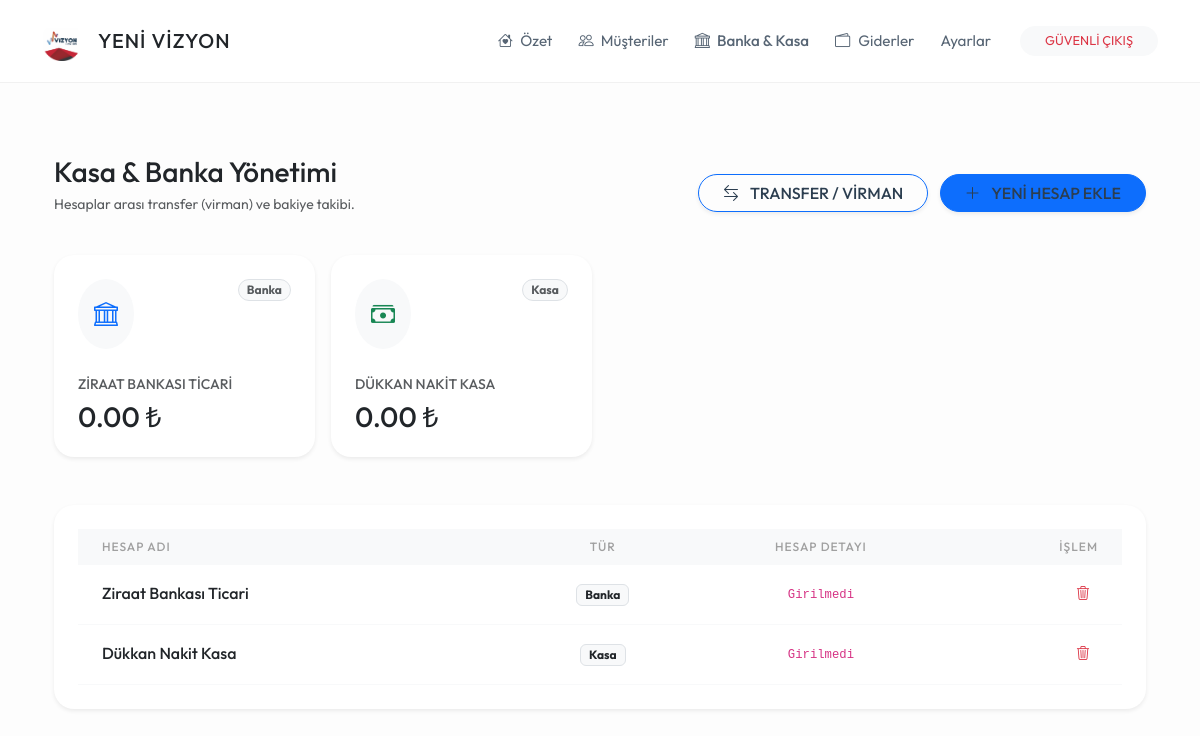
The app's page /kasa_banka_yonetimi (signed in) with its own data.
### models.py (models this page shows)
class BankaKasa(db.Model):
    id = db.Column(db.Integer, primary_key=True)
    ad = db.Column(db.String(100), nullable=False) # Örn: Ziraat Bankası, Merkez Kasa
    tur = db.Column(db.String(50), default='Banka') # Banka, Kasa, POS
    hesap_no = db.Column(db.String(50)) # İsteğe bağlı hesap numarası
    durum = db.Column(db.String(20), default='Aktif')
    musteri_odemeleri = db.relationship('Odeme', backref='kasa_kaydi', lazy=True)
    tedarikci_odemeleri = db.relationship('TedarikciOdeme', backref='kasa_kaydi', lazy=True)
    isletme_giderleri = db.relationship('Gider', backref='kasa_kaydi', lazy=True)

### routes/genel_isler.py (the view)
@genel_bp.route('/kasa_banka_yonetimi')
def kasa_banka_yonetimi():
    if 'logged_in' not in session:
        return redirect(url_for('genel.index'))
    kasalar = BankaKasa.query.all()
    kasa_ozetleri = []
    for k in kasalar:
        toplam_gelir = sum(o.tutar for o in k.musteri_odemeleri)
        toplam_gider = sum(g.tutar for g in k.isletme_giderleri)
        toplam_tedarikci = sum(t.tutar for t in k.tedarikci_odemeleri)
        gelen_transfer = sum(tr.tutar for tr in Transfer.query.filter_by(hedef_hesap_id=k.id).all())
        giden_transfer = sum(tr.tutar for tr in Transfer.query.filter_by(kaynak_hesap_id=k.id).all())
        bakiye = (toplam_gelir + gelen_transfer) - (toplam_gider + toplam_tedarikci + giden_transfer)
        kasa_ozetleri.append({
            'id': k.id,
            'ad': k.ad,
            'tur': k.tur,
            'hesap_no': k.hesap_no,
            'bakiye': round(bakiye, 2)
        })
    return render_template('kasa_yonetimi.html', kasalar=kasa_ozetleri)

### templates/kasa_yonetimi.html (shortened to what this page needs)
{% extends "base.html" %}
{% block content %}
<div class="container-fluid py-4">
    <div class="row mb-4 align-items-center">
        <div class="col-md-6">
            <h3 class="fw-bold text-dark mb-1">Kasa & Banka Yönetimi</h3>
            <p class="text-muted small">Hesaplar arası transfer (virman) ve bakiye takibi.</p>
        </div>
        <div class="col-md-6 text-md-end">
            <button class="btn btn-outline-primary shadow-sm rounded-pill px-4 fw-bold me-2" data-bs-toggle="modal" data-bs-target="#transferModal">
                <i class="bi bi-arrow-left-right me-2"></i> TRANSFER / VİRMAN
            </button>
            <button class="btn btn-primary shadow-sm rounded-pill px-4 fw-bold" data-bs-toggle="modal" data-bs-target="#kasaEkleModal">
                <i class="bi bi-plus-lg me-2"></i> YENİ HESAP EKLE
            </button>
        </div>
    </div>
    <div class="row g-3 mb-5">
        {% for k in kasalar %}
        <div class="col-md-3 col-6">
            <div class="card card-custom p-4 border-0 shadow-sm h-100" style="border-radius: 20px;">
                <div class="d-flex justify-content-between align-items-start mb-2">
                    <div class="rounded-circle bg-light p-3">
                        <i class="bi {% if k.tur == 'Banka' %}bi-bank text-primary{% elif k.tur == 'POS' %}bi-credit-card text-warning{% else %}bi-cash-stack text-success{% endif %} fs-4"></i>
                    </div>
                    <span class="badge rounded-pill bg-light text-muted border px-2 py-1 small">{{ k.tur }}</span>
                </div>
                <div class="mt-3">
                    <div class="text-muted small fw-bold mb-1 text-uppercase">{{ k.ad }}</div>
                    <div class="h3 fw-bold mb-0 {% if k.bakiye < 0 %}text-danger{% else %}text-dark{% endif %}">
                        {{ "{:,.2f}".format(k.bakiye) }} ₺
                    </div>
                </div>
            </div>
        </div>
        {% endfor %}
    </div>
    <div class="card card-custom border-0 shadow-sm overflow-hidden" style="border-radius: 20px;">
        <table class="table table-hover align-middle mb-0">
            <thead class="bg-light text-center small text-uppercase text-muted">
                <tr>
                    <th class="ps-4 text-start">Hesap Adı</th>
                    <th>Tür</th>
                    <th>Hesap Detayı</th>
                    <th class="text-end pe-4">İşlem</th>
                </tr>
            </thead>
            <tbody class="text-center">
                {% for k in kasalar %}
                <tr>
                    <td class="ps-4 text-start fw-bold text-dark">{{ k.ad }}</td>
                    <td><span class="badge bg-light text-dark border">{{ k.tur }}</span></td>
                    <td class="text-muted small"><code>{{ k.hesap_no or 'Girilmedi' }}</code></td>
                    <td class="text-end pe-4">
                        <a href="{{ url_for('genel.kasa_banka_sil', id=k.id) }}" onclick="return confirm('Silmek istediğinize emin misiniz?');" class="btn btn-sm text-danger border-0">
                            <i class="bi bi-trash3"></i>
                        </a>
                    </td>
                </tr>
                {% endfor %}
            </tbody>
        </table>
    </div>
</div>
{% endblock %}

### templates/base.html (shortened to what this page needs)
<!DOCTYPE html>
<html lang="tr">
<head>
    <link href="https://cdn.jsdelivr.net/npm/bootstrap@5.3.0/dist/css/bootstrap.min.css" rel="stylesheet">
    <link rel="stylesheet" href="https://cdn.jsdelivr.net/npm/bootstrap-icons@1.11.0/font/bootstrap-icons.css">
</head>
<body>
<nav class="navbar navbar-expand-lg navbar-yvr sticky-top">
    <div class="container">
        <a class="navbar-brand d-flex align-items-center" href="/">
            <img src="/static/logo.png" alt="YVR Logo" onerror="this.src='https://via.placeholder.com/40x40?text=YVR'">
            <span class="ms-3 fw-bold text-dark" style="letter-spacing: 1px;">YENİ VİZYON</span>
        </a>
        <div class="collapse navbar-collapse" id="navbarNav">
            <ul class="navbar-nav ms-auto align-items-center">
                <li class="nav-item"><a class="nav-link" href="/"><i class="bi bi-house-heart me-1"></i> Özet</a></li>
                <li class="nav-item"><a class="nav-link" href="/musteriler"><i class="bi bi-people me-1"></i> Müşteriler</a></li>
                <li class="nav-item"><a class="nav-link text-dark fw-bold" href="{{ url_for('genel.kasa_banka_yonetimi') }}"><i class="bi bi-bank me-1"></i> Banka & Kasa </a></li>
                <li class="nav-item"><a class="nav-link text-white d-flex align-items-center" href="{{ url_for('gider.giderler') }}"><i class="bi bi-wallet2 me-2"></i> <span>Giderler</span></a></li>
                <li class="nav-item"><a class="nav-link" href="{{ url_for('genel.ayarlar') }}"> Ayarlar</a></li>
                <li class="nav-item ms-lg-3"><a class="btn btn-light btn-sm px-4 rounded-pill text-danger" href="/logout" style="font-size: 0.8rem;">GÜVENLİ ÇIKIŞ</a></li>
            </ul>
        </div>
    </div>
</nav>
<div class="container py-5">
    {% block content %}{% endblock %}
</div>
</body>
</html>

### templates/base.html (style rules this page uses)
:root { --yvr-bg: #fdfdfd; --yvr-card-bg: #ffffff; --yvr-primary: #a2d2ff; --yvr-secondary: #bde0fe; --yvr-accent: #ffafcc; --yvr-text: #576574; --yvr-text-dark: #2c3e50; }
body { background-color: var(--yvr-bg); font-family: 'Outfit', sans-serif; color: var(--yvr-text); font-weight: 400; line-height: 1.6; }
h1, h2, h3, h4, h5, .fw-bold { font-weight: 500 !important; color: var(--yvr-text-dark); }
.navbar-yvr { background-color: white; border-bottom: 1px solid #f1f1f1; padding: 1rem 0; }
.navbar-brand img { height: 40px; width: auto; filter: grayscale(20%); }
.nav-link { color: var(--yvr-text) !important; font-size: 0.95rem; margin: 0 5px; transition: all 0.3s; }
.card-custom { background: var(--yvr-card-bg); border-radius: 20px; border: none; box-shadow: 0 10px 30px rgba(0,0,0,0.02); padding: 1.5rem; }
.table { --bs-table-bg: transparent; }
.table thead th { font-weight: 500; text-transform: uppercase; font-size: 0.75rem; letter-spacing: 1px; color: #a0a0a0; border: none; }
.table td { border-bottom: 1px solid #f8f9fa; padding: 15px 10px; font-weight: 300; }

### records on screen
BankaKasa: tur "Banka", ad "ZIRAAT BANKASI TICARI", bakiye "0.00", ad "Ziraat Bankası Ticari", hesap_no "Girilmedi"
BankaKasa: tur "Kasa", ad "DÜKKAN NAKIT KASA", bakiye "0.00", ad "Dükkan Nakit Kasa", hesap_no "Girilmedi"
